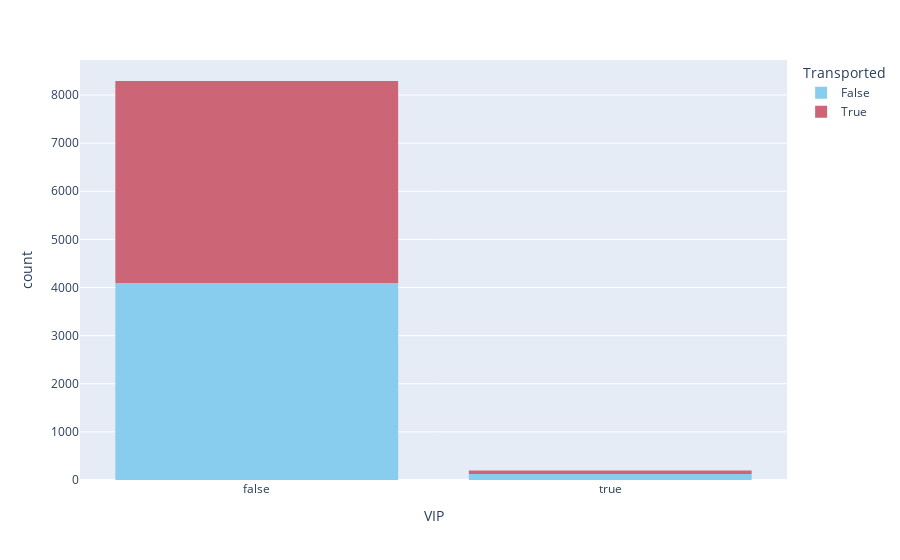

Notebook code for this chart:
### Markdown cell above
VIP status is not a strong indicator of whether a passenger is transported or not

### Code cell
px.histogram(data_frame=train_df, x = 'VIP', color='Transported', color_discrete_sequence=px.colors.qualitative.Safe)

### Figure 1 — Plotly figure (JSON) as saved in the notebook; plotly's stock layout.template omitted (floating-point values rounded to 4 significant figures; data arrays with more than 128 entries replaced by an {"elided": "..."} marker saying what was removed)
{"data": [{"alignmentgroup": "True", "bingroup": "x", "hovertemplate": "Transported=False<br>VIP=%{x}<br>count=%{y}<extra></extra>", "legendgroup": "False", "marker": {"color": "rgb(136, 204, 238)", "pattern": {"shape": ""}}, "name": "False", "offsetgroup": "False", "orientation": "v", "showlegend": true, "type": "histogram", "x": {"elided": "4315 bool values"}, "xaxis": "x", "yaxis": "y"}, {"alignmentgroup": "True", "bingroup": "x", "hovertemplate": "Transported=True<br>VIP=%{x}<br>count=%{y}<extra></extra>", "legendgroup": "True", "marker": {"color": "rgb(204, 102, 119)", "pattern": {"shape": ""}}, "name": "True", "offsetgroup": "True", "orientation": "v", "showlegend": true, "type": "histogram", "x": {"elided": "4378 bool values"}, "xaxis": "x", "yaxis": "y"}], "layout": {"barmode": "relative", "legend": {"title": {"text": "Transported"}, "tracegroupgap": 0}, "margin": {"t": 60}, "xaxis": {"anchor": "y", "domain": [0, 1], "title": {"text": "VIP"}}, "yaxis": {"anchor": "x", "domain": [0, 1], "title": {"text": "count"}}}}
